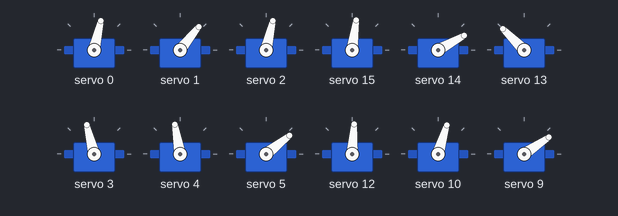
The sketch below on a simulated Arduino Uno, built with avr-gcc and run on an emulated ATmega328P. Parts: 12 × servo. What the sketch prints to the serial monitor is not drawn.

Above: at 0.05 s.
Timing chart, 0 to 5.2 s (numbered marks = the images above):
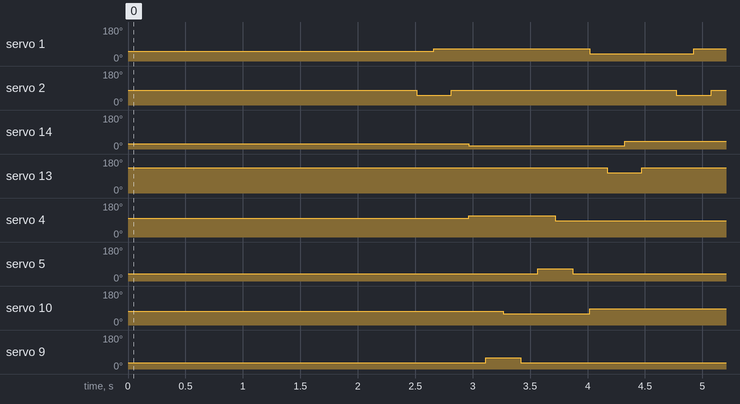

Measured:
- by itself, servo 1: alternates 64° for 1.4 s and 38° for 0.90 s
- by itself, servo 2: alternates 77° for 2.0 s and 51° for 0.30 s
- by itself, servo 14: alternates 42° for 0.90 s and 16° for 1.4 s
- by itself, servo 13: alternates 135° for 2.0 s and 108° for 0.30 s
- by itself, servo 4: alternates 113° for 0.75 s and 86° for 1.5 s
- by itself, servo 5: alternates 64° for 0.30 s and 38° for 2.0 s
- by itself, servo 10: alternates 86° for 1.5 s and 60° for 0.75 s
- by itself, servo 9: alternates 60° for 0.30 s and 34° for 2.0 s

The sketch:

doggo_walked_copy_20250201182646.ino
```cpp
//This Code for Robotic arm 5 DOF
#include <Wire.h>
#include <Adafruit_PWMServoDriver.h>
#include <math.h>
#include "I2Cdev.h"
#include "MPU6050.h"

const int mpuAddress = 0x68;  // It can be 0x68 or 0x69
MPU6050 mpu(mpuAddress);

int ax, ay, az;
int gx, gy, gz;

Adafruit_PWMServoDriver pwm = Adafruit_PWMServoDriver();

#define SERVOMIN 75   // this is the 'minimum' pulse length count (out of 4096)
#define SERVOMAX 475  // this is the 'maximum' pulse length count (out of 4096)

// our servo # counter
uint8_t servonum = 0;
int a = 30;
int b = 15;
int d = 150;

int m0 = 115;
int m1 = 85;
int m2 = 115;

int m15 = 120;
int m14 = 60;
int m13 = 180;

int m3 = 145;
int m4 = 140;
int m5 = 70;

int m12 = 125;
int m10 = 110;
int m9 = 65;

void setup() {
  Serial.begin(9600);
  Serial.println("16 channel Servo test!");
  mpu.initialize();
  pwm.begin();

  pwm.setPWMFreq(60);  // Analog servos run at ~60 Hz updates

  //yield();
}


void initialiseAll() {

  //front right
  pwm.setPWM(0, 0, angleToPulse(m0));
  pwm.setPWM(1, 0, angleToPulse(m1));  //+front
  pwm.setPWM(2, 0, angleToPulse(m2));  //+down

  //back right
  pwm.setPWM(15, 0, angleToPulse(m15));
  pwm.setPWM(14, 0, angleToPulse(m14));  //+front
  pwm.setPWM(13, 0, angleToPulse(m13));  //+down

  //front left
  pwm.setPWM(3, 0, angleToPulse(m3));
  pwm.setPWM(4, 0, angleToPulse(m4));  //+back
  pwm.setPWM(5, 0, angleToPulse(m5));  //+up

  //back left
  pwm.setPWM(12, 0, angleToPulse(m12));
  pwm.setPWM(10, 0, angleToPulse(m10));  //+back
  pwm.setPWM(9, 0, angleToPulse(m9));    //+up
  //delay(1000);
}

// the code inside loop() has been updated by Robojax
void loop() {


  initialiseAll();
  delay(2500);
  //thighBack();
  for (int i = 0; i < 20; i++) {
    walking();
    delay(d);
  }
}


void walking() {

  // //---------------------------------------
  //   //front right
  pwm.setPWM(2, 0, angleToPulse(m2 - a));
  delay(d);
  pwm.setPWM(1, 0, angleToPulse(m1 + b));
  delay(d);
  pwm.setPWM(2, 0, angleToPulse(m2));
  delay(d);
  thighBack1();
  delay(d);
  //-----------------------------------------------
  //   //back left
  pwm.setPWM(9, 0, angleToPulse(m9 + a));  //60+40//120-40
  delay(d);
  pwm.setPWM(10, 0, angleToPulse(m10 - b));  //120-30//80+30
  delay(d);
  pwm.setPWM(9, 0, angleToPulse(m9));  //60+40//120-40
  delay(d);

  //-----------------------------------------------
  //front left //140
  pwm.setPWM(5, 0, angleToPulse(m5 + a));  //120-40   //60+40 140 //60
  delay(d);
  pwm.setPWM(4, 0, angleToPulse(m4 - b));  //120-30  //80+30 //80
  delay(d);
  pwm.setPWM(5, 0, angleToPulse(m5));  //120-40   //60+40 140 //60
  delay(d);
  thighBack2();
  delay(d);
  //-----------------------------------------------
  //back right  //140
  pwm.setPWM(13, 0, angleToPulse(m13 - a));
  delay(d);
  pwm.setPWM(14, 0, angleToPulse(m14 + b));
  delay(d);
  pwm.setPWM(13, 0, angleToPulse(m13));
  delay(d);
  //------------------------------------------------
}

int walking2() {
  initialiseAll();
  delay(1000);
  // //--------------------------------------
  //   //front right //back left
  pwm.setPWM(2, 0, angleToPulse(100));
  pwm.setPWM(9, 0, angleToPulse(100));  //120-30//80+30
  pwm.setPWM(1, 0, angleToPulse(100));
  pwm.setPWM(10, 0, angleToPulse(40));  //60+40//120-40
  delay(150);
  pwm.setPWM(2, 0, angleToPulse(160));
  pwm.setPWM(9, 0, angleToPulse(40));  //80+30//80+30
  delay(1000);
  //-----------------------------------------------
  initialiseAll();
  delay(500);
  //-----------------------------------------------
  //back right    //front left //140
  pwm.setPWM(13, 0, angleToPulse(140));
  pwm.setPWM(5, 0, angleToPulse(80));  //120-30  //80+30
  pwm.setPWM(14, 0, angleToPulse(100));
  pwm.setPWM(4, 0, angleToPulse(80));  //120-40   //60+40
  delay(150);
  pwm.setPWM(13, 0, angleToPulse(180));
  pwm.setPWM(5, 0, angleToPulse(20));  //80+30  //80+30
  delay(1000);
}

void thighBack2() {
  pwm.setPWM(1, 0, angleToPulse(m1 - b));
  pwm.setPWM(10, 0, angleToPulse(m10 + b));
}

void thighBack1() {
  pwm.setPWM(4, 0, angleToPulse(m4 + b));
  pwm.setPWM(14, 0, angleToPulse(m14 - b));
}
int angleToPulse(int ang) {
  int pulse = map(ang, 0, 180, SERVOMIN, SERVOMAX);  // map angle of 0 to 180 to Servo min and Servo max
                                                     // Serial.print("Angle: ");Serial.print(ang);
                                                     // Serial.print(" pulse: ");Serial.println(pulse);67
  return pulse;
}


void orientation(){
   // Read accelerations
  mpu.getAcceleration(&ax, &ay, &az);

  //Calculate tilt angles
  float accel_ang_x = atan(ax / sqrt(pow(ay, 2) + pow(az, 2)))*(180.0 / 3.14);
  float accel_ang_y = atan(ay / sqrt(pow(ax, 2) + pow(az, 2)))*(180.0 / 3.14);

  // Show results
  Serial.print("Tilt in X: ");
  Serial.print(accel_ang_x);
  Serial.print("\tTilt in Y:");
  Serial.println(accel_ang_y);
  delay(10);
}
```
